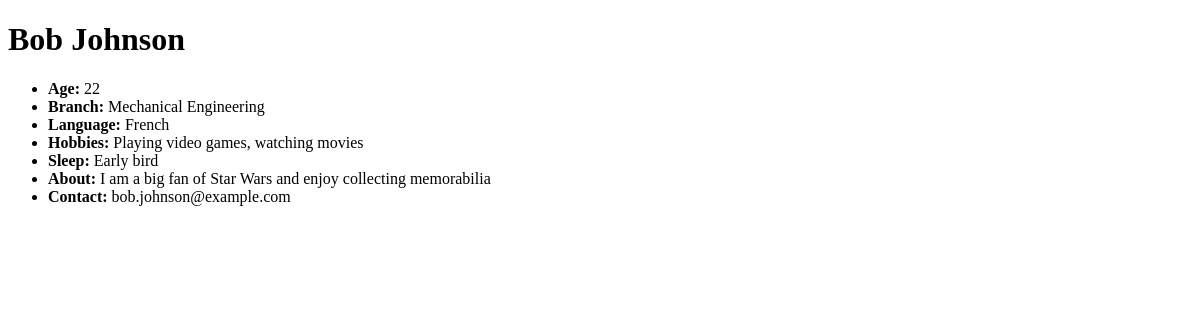
The app's page /user/nb, older data.
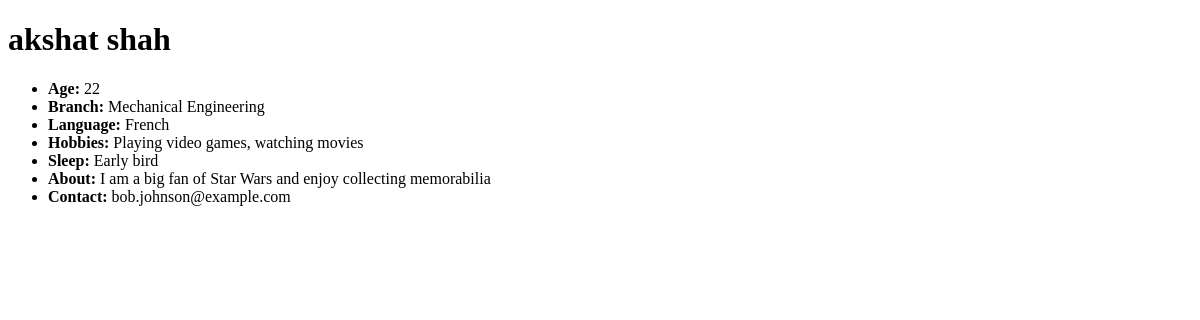
The same page, newer data.
### tables this page shows
CREATE TABLE "user" (
	"userid"	TEXT NOT NULL,
	"name"	TEXT NOT NULL,
	"age"	INTEGER NOT NULL,
	"branch"	TEXT NOT NULL,
	"language"	TEXT NOT NULL,
	"hobbies"	TEXT NOT NULL,
	"sleep"	TEXT NOT NULL,
	"about"	TEXT NOT NULL,
	"contact"	TEXT NOT NULL,
	"pass"	TEXT NOT NULL,
	"like"	TEXT,
	"dislike"	TEXT,
	"matches"	TEXT,
	PRIMARY KEY("userid")
);

### authentication.py (the view)
@app.route('/user/<userid>')
def display_user(userid):
    conn = sqlite3.connect('database.db')
    c = conn.cursor()
    c.execute('SELECT * FROM user WHERE userid = ?', (userid,))
    user = c.fetchone()
    c.close()
    return render_template('user.html', user=user, name=user[1], age=user[2], branch=user[3], language=user[4], hobbies=user[5], sleep=user[6], about=user[7], contact=user[8])

### templates/user.html (shortened to what this page needs)
<!DOCTYPE html>
<html>
  <head>
  </head>
  <body>
    <h1>{{ user[1] }}</h1>
    <ul>
      <li><strong>Age:</strong> {{ user[2] }}</li>
      <li><strong>Branch:</strong> {{ user[3] }}</li>
      <li><strong>Language:</strong> {{ user[4] }}</li>
      <li><strong>Hobbies:</strong> {{ user[5] }}</li>
      <li><strong>Sleep:</strong> {{ user[6] }}</li>
      <li><strong>About:</strong> {{ user[7] }}</li>
      <li><strong>Contact:</strong> {{ user[8] }}</li>
    </ul>
  </body>
</html>

Row changes from the older to the newer data that the page shows:
changed user "Mechanical Engineering": name "Bob Johnson" → "akshat shah"
